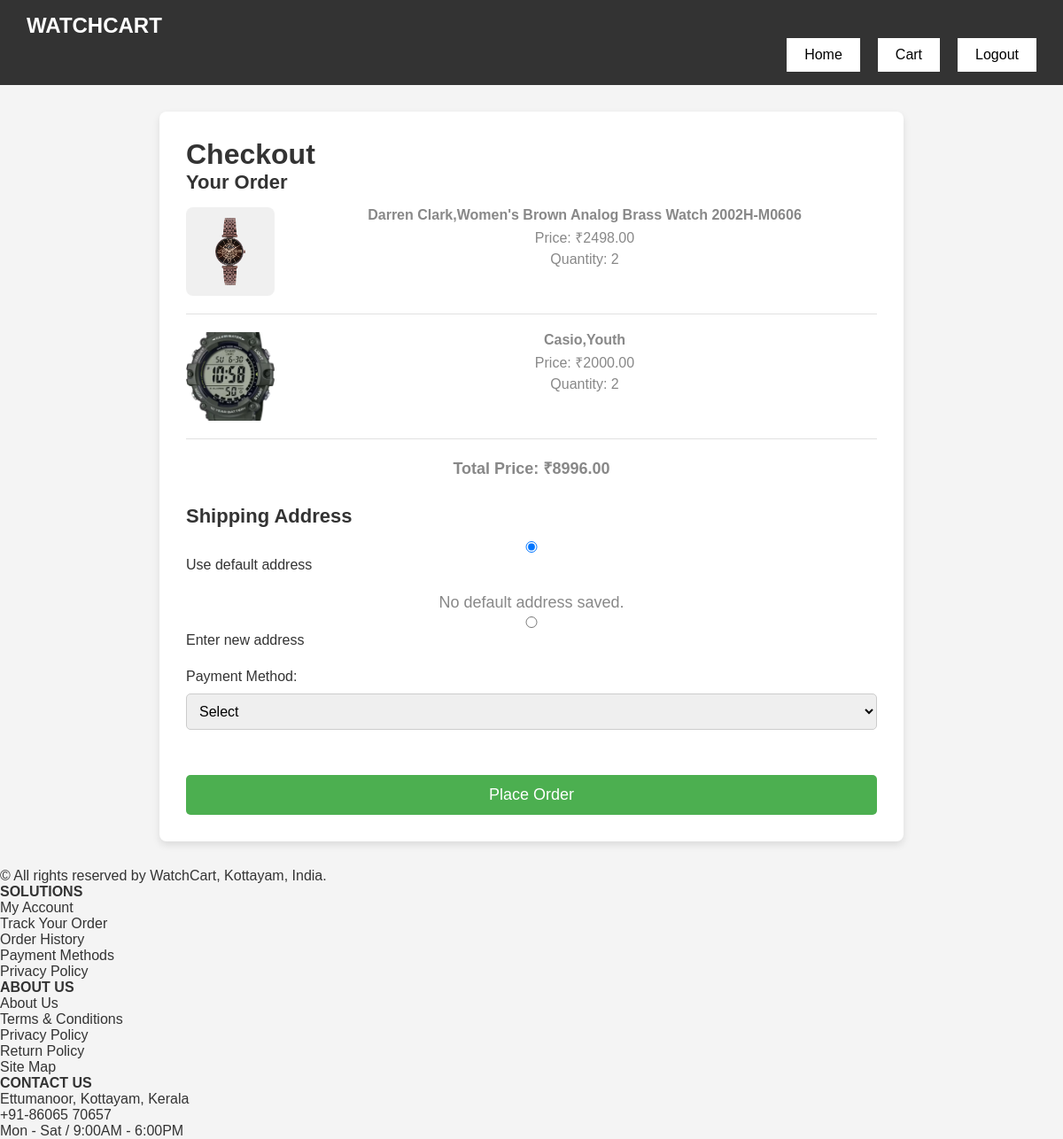
The app's page /checkout/ (signed in), older data.
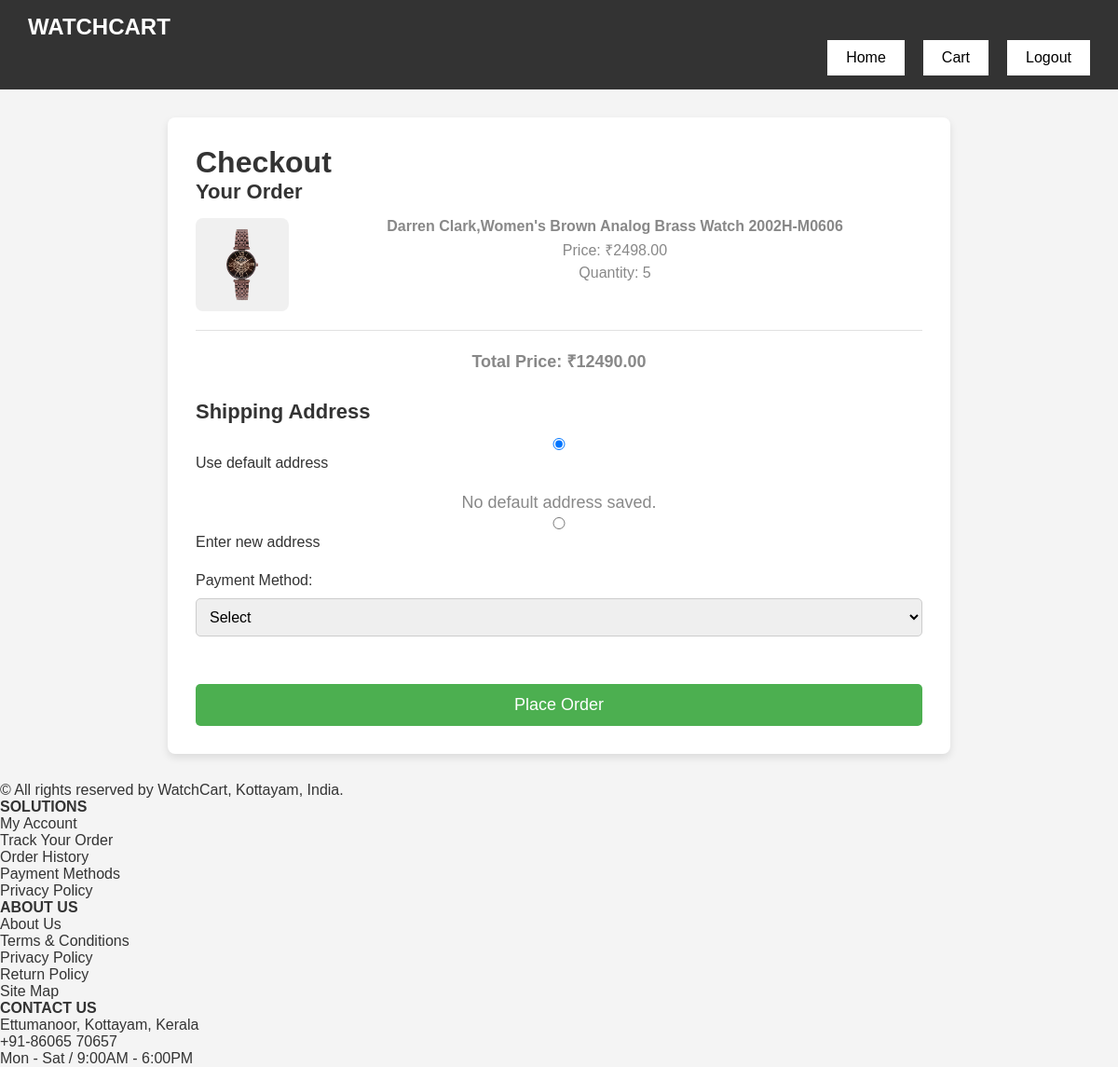
The same page, newer data.
### eapp/models.py (models this page shows, shortened)
class Cart(models.Model):
    user = models.ForeignKey(User, on_delete=models.CASCADE)  # Link the cart to the user
    product = models.ForeignKey(Product, on_delete=models.CASCADE)  # Link the cart item to a product (use 'Gallery' in your case)
    quantity = models.PositiveIntegerField(default=1)  # Default quantity is 1
    def get_total_price(self):
        return self.product.offerprice * self.quantity

class Product(models.Model):
    GENDER_CHOICES = [
        ('Female', 'Female'),
        ('Male', 'Male'),
        ('Unisex', 'Unisex'),
    ]
    TYPE_CHOICES = [
        ('Analogue', 'Analogue'),
        ('Digital', 'Digital'),
        ('Analogue/Digital', 'Analogue/Digital'),
    ]
    name = models.CharField(max_length=255)
    colour = models.CharField(max_length=100)
    price = models.DecimalField(max_digits=10, decimal_places=2)
    offerprice = models.DecimalField(max_digits=10, decimal_places=2)
    description = models.TextField()
    gender = models.CharField(max_length=10, choices=GENDER_CHOICES, null=True, blank=True)
    type = models.CharField(max_length=20, choices=TYPE_CHOICES, null=True, blank=True)
    brand = models.CharField(max_length=100)
    quantity = models.IntegerField(default=0)
    image = models.ImageField(upload_to='products/')
    image1 = models.ImageField(upload_to='products/', blank=True, null=True)
    image2 = models.ImageField(upload_to='products/', blank=True, null=True)
    image3 = models.ImageField(upload_to='products/', blank=True, null=True)
    image4 = models.ImageField(upload_to='products/', blank=True, null=True)
    image5 = models.ImageField(upload_to='products/', blank=True, null=True)

### eapp/views.py (the view)
# urls.py: path('checkout/', views.checkout_cart, name='checkout'),  # full cart
@login_required(login_url='userlogin')
def checkout_cart(request):
    cart_items = Cart.objects.filter(user=request.user)
    total_price = sum(item.get_total_price() for item in cart_items)
    default_address = Address.objects.filter(user=request.user, is_default=True).first()
    return render(request, 'checkout.html', {
        'cart_items': cart_items,
        'total_price': total_price,
        'default_address': default_address
    })

### templates/checkout.html (shortened to what this page needs)
{% load static %}
<!DOCTYPE html>
<html lang="en">
<head>
  <link rel="stylesheet" href="{% static 'css/checkout.css' %}">
</head>
<body>
  <nav class="navbar">
    <a class="navbar-brand" href="#">WATCHCART</a>
    <div class="nav-links">
      <a href="{% url 'index' %}"><button>Home</button></a>
      <a href="{% url 'cart_view' %}"><button>Cart</button></a>
      <a href="{% url 'logout' %}"><button>Logout</button></a>
    </div>
  </nav>
  <div class="checkout-container">
    <h1>Checkout</h1>
    {% if cart_items %}
    <div class="order-summary">
      <h2>Your Order</h2>
      <ul>
        {% for item in cart_items %}
        <li class="cart-item">
          <img src="{{ item.product.image.url }}" alt="{{ item.product.name }}">
          <div class="cart-item-details">
            <p><strong>{{ item.product.name }}</strong></p>
            <p>Price: ₹{{ item.product.offerprice }}</p>
            <p>Quantity: {{ item.quantity|default:1 }}</p>
          </div>
        </li>
        {% endfor %}
      </ul>
      <div class="order-total">
        <p><strong>Total Price:</strong> ₹{{ total_price }}</p>
      </div>
    </div>
    <div class="billing-details">
      <h2>Shipping Address</h2>
      <form method="POST" action="{% url 'process_checkout' %}">
        <label><input type="radio" name="address_choice" value="default" checked onchange="toggleAddress()"> Use default address</label><br>
        {% if default_address %}
          <div class="address-box">
            <p><strong>{{ default_address.name }}</strong></p>
            <p>{{ default_address.address }}</p>
            <p>{{ default_address.phone }}</p>
          </div>
        {% else %}
          <p>No default address saved.</p>
        {% endif %}
        <label><input type="radio" name="address_choice" value="new" onchange="toggleAddress()"> Enter new address</label><br>
        <label for="payment-method">Payment Method:</label>
        <select id="payment-method" name="payment_method" required>
          <option value="">Select</option>
        </select><br><br>
        <button type="submit" class="checkout-btn">Place Order</button>
      </form>
    </div>
    {% else %}
      <p>Your cart is empty. Please add items to your cart before checking out.</p>
    {% endif %}
  </div>
  <footer class="footer">
    <div class="foot1">
      <ul>
        <li>© All rights reserved by WatchCart, Kottayam, India.</li>
      </ul>
    </div>
    <div class="foot2">
      <ul>
        <li><b>SOLUTIONS</b></li>
        <li>My Account</li>
        <li>Track Your Order</li>
        <li>Order History</li>
        <li>Payment Methods</li>
        <li>Privacy Policy</li>
      </ul>
    </div>
    <div class="foot3">
      <ul>
        <li><b>ABOUT US</b></li>
        <li>About Us</li>
        <li>Terms & Conditions</li>
        <li>Privacy Policy</li>
        <li>Return Policy</li>
        <li>Site Map</li>
      </ul>
    </div>
    <div class="foot4">
      <ul>
        <li><b>CONTACT US</b></li>
        <li>Ettumanoor, Kottayam, Kerala</li>
        <li>+91-86065 70657</li>
        <li>Mon - Sat / 9:00AM - 6:00PM</li>
      </ul>
    </div>
  </footer>
</body>
</html>

Row changes from the older to the newer data that the page shows:
removed Cart: product.image (picture), product.name "Casio,Youth", product.offerprice "2000.00", quantity "2"
changed Cart "Darren Clark,Women's Brown Analog Brass Watch 2002H-M0606": quantity "2" → "5"
Text that changed along with them:
{{ total_price }}: "8996.00" → "12490.00"
